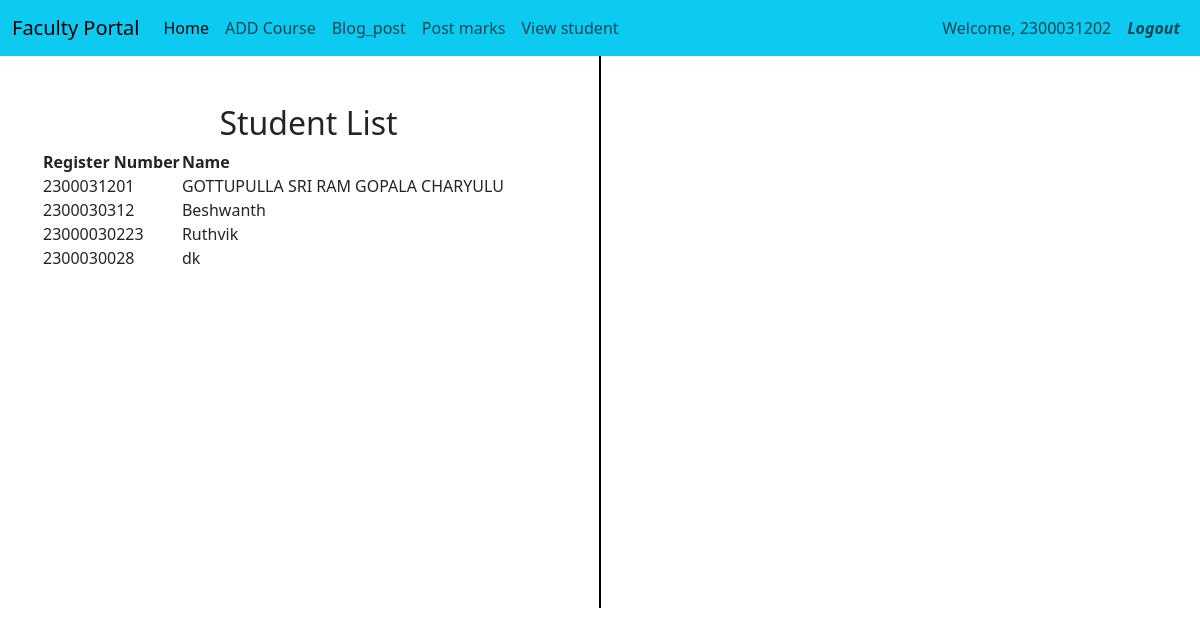
Screenshot of /facultyapp/view_student_list/ (signed in) with the database file from the repository.
### adminapp/models.py (models this page shows, shortened)
class StudentList(models.Model):
    user = models.OneToOneField(User, on_delete=models.CASCADE, null=True)
    Register_Number = models.CharField(max_length=20, unique=True)
    Name = models.CharField(max_length=100)

### facultyapp/views.py (the view)
# urls.py: path('view_student_list/', views.view_student_list, name='view_student_list'),
def view_student_list(request):
    course = request.GET.get('course')
    section = request.GET.get('section')
    student_courses = AddCourse.objects.all()
    if course:
        student_courses = student_courses.filter(course=course)
    if section:
        student_courses = student_courses.filter(section=section)
    students = StudentList.objects.filter(id__in=student_courses.values('student_id'))
    course_choices = AddCourse.COURSE_CHOICES
    section_choices = AddCourse.SECTION_CHOICES
    context = {
        'students': students,
        'course_choices': course_choices,
        'section_choices': section_choices,
        'selected_course': course,
        'selected_section': section,
    }
    return render(request, 'facultyapp/view_student_list.html', context)

### templates/facultyapp/view_student_list.html (shortened to what this page needs)
{% extends 'Navbar/FacultyNavbar.html' %}
{% load static %}
{% block body %}
<div class="container text-center">
  <div class="row">
    <div class="col">
        <br><br>
            <h2>Student List</h2>
<table>
    <tr>
        <th>Register Number</th>
        <th>Name</th>
    </tr>
    {% for student in students %}
    <tr>
        <td>{{ student.Register_Number }}</td>
        <td>{{ student.Name }}</td>
    </tr>
    {% endfor %}
</table>
    </div>
      <br><br><br><br><br><br><br><br><br><br><br><br><br><br><br><br>
      <br><br><br><br><br><br><br>
       <div class="col-auto d-flex align-items-center">
      <div style="border-left: 2px solid black; height: 100%;"></div>
    </div>
    <div class="col">
        <br><br>
    </div>
  </div>
</div>
{% endblock %}

### templates/Navbar/FacultyNavbar.html (shortened to what this page needs)
<html lang="en">
<head>
    <link href="https://cdn.jsdelivr.net/npm/bootstrap@5.3.3/dist/css/bootstrap.min.css" rel="stylesheet">
</head>
<body>
    <nav class="navbar navbar-expand-lg bg-info">
  <div class="container-fluid">
    <a class="navbar-brand" href="{% url 'facultyapp:FacultyHomePage' %}">Faculty Portal</a>
    <div class="collapse navbar-collapse" id="navbarNavDropdown">
      <ul class="navbar-nav">
        <li class="nav-item">
          <a class="nav-link active" aria-current="page" href="{% url 'facultyapp:FacultyHomePage' %}">Home</a>
        </li>
        <li class="nav-item">
          <a class="nav-link" href="{% url 'facultyapp:add_course' %}">ADD Course</a>
        </li>
        <li class="nav-item">
          <a class="nav-link" href="{% url 'facultyapp:add_blog' %}">Blog_post</a>
        </li>
        <li class="nav-item">
          <a class="nav-link" href="{% url 'facultyapp:post_marks' %}">Post marks</a>
        </li>
        <li class="nav-item">
          <a class="nav-link" href="{% url 'facultyapp:view_student_list' %}">View student</a>
        </li>
      </ul>
    </div>
    <ul class="navbar-nav ms-auto">
      {% if user.is_authenticated %}
        <li class="nav-item">
          <span class="nav-link">Welcome, {{ user.username }}</span>
        </li>
        <li class="nav-item">
          <a class="nav-link" href="{% url 'logout' %}"><b><i>Logout</i></b></a>
        </li>
      {% endif %}
    </ul>
  </div>
</nav>
{% block body %}
{% endblock %}
</body>
</html>

### rows the page displays
StudentList: Register_Number "2300031201", Name "GOTTUPULLA SRI RAM GOPALA CHARYULU"
StudentList: Register_Number "2300030312", Name "Beshwanth"
StudentList: Register_Number "23000030223", Name "Ruthvik"
StudentList: Register_Number "2300030028", Name "dk"

### other values shown
{{ user.username }} "2300031202"
